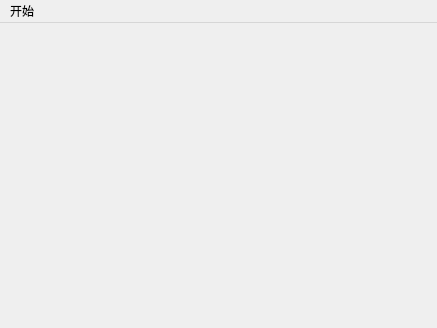
<?xml version="1.0" encoding="UTF-8"?>
<ui version="4.0">
 <class>MainScene</class>
 <widget class="QMainWindow" name="MainScene">
  <property name="geometry">
   <rect>
    <x>0</x>
    <y>0</y>
    <width>437</width>
    <height>328</height>
   </rect>
  </property>
  <property name="windowTitle">
   <string>MainScene</string>
  </property>
  <widget class="QWidget" name="centralwidget"/>
  <widget class="QMenuBar" name="menubar">
   <property name="geometry">
    <rect>
     <x>0</x>
     <y>0</y>
     <width>437</width>
     <height>17</height>
    </rect>
   </property>
   <widget class="QMenu" name="menu">
    <property name="title">
     <string>开始</string>
    </property>
    <addaction name="actionquit"/>
   </widget>
   <addaction name="menu"/>
  </widget>
  <action name="actionquit">
   <property name="text">
    <string>退出</string>
   </property>
   <property name="iconText">
    <string>quit</string>
   </property>
  </action>
 </widget>
 <resources/>
 <connections/>
</ui>
